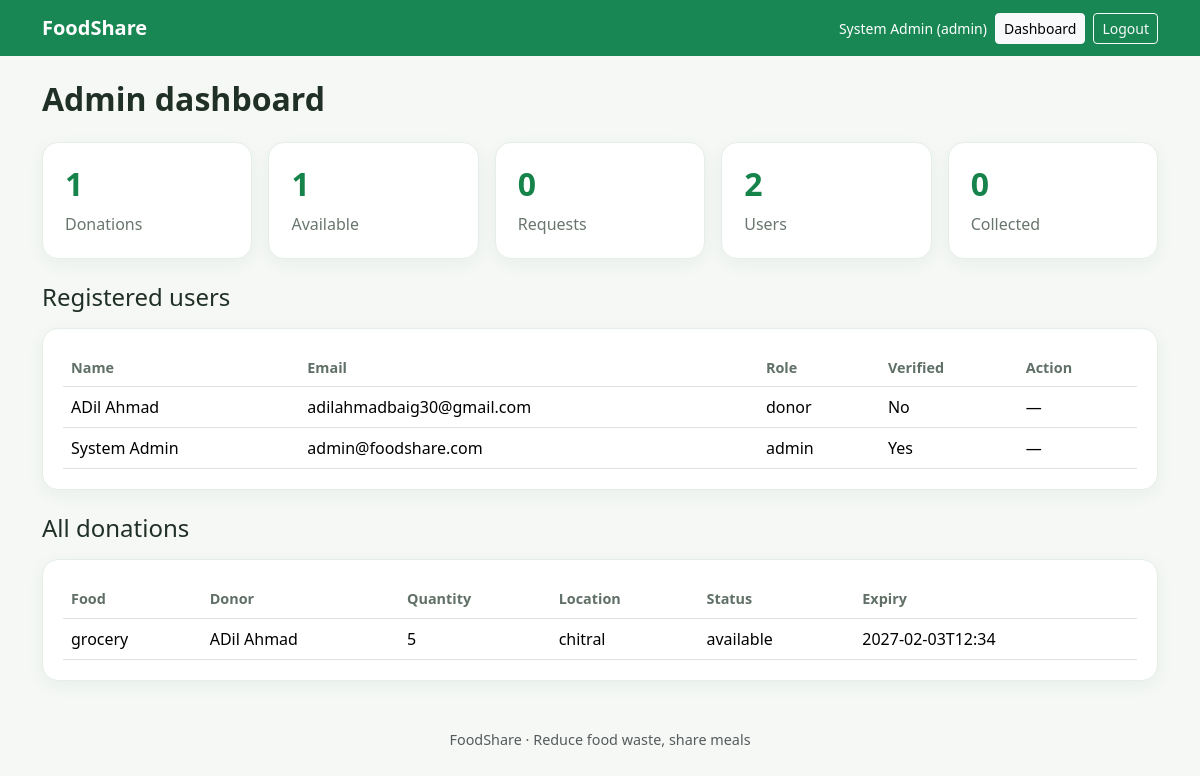
The app's page /dashboard (signed in) with its own data.
### tables this page shows
CREATE TABLE users (
            id INTEGER PRIMARY KEY AUTOINCREMENT,
            name TEXT NOT NULL,
            email TEXT UNIQUE NOT NULL,
            password TEXT NOT NULL,
            role TEXT NOT NULL CHECK(role IN ('admin','donor','receiver')),
            verified INTEGER NOT NULL DEFAULT 0
        );

CREATE TABLE donations (
            id INTEGER PRIMARY KEY AUTOINCREMENT,
            donor_id INTEGER NOT NULL,
            food_name TEXT NOT NULL,
            category TEXT NOT NULL,
            quantity INTEGER NOT NULL,
            description TEXT,
            pickup_location TEXT NOT NULL,
            expiry TEXT NOT NULL,
            status TEXT NOT NULL DEFAULT 'available',
            created_at TEXT NOT NULL,
            FOREIGN KEY(donor_id) REFERENCES users(id)
        );

### app.py (the view, shortened to what this page needs)
@app.route("/dashboard")
@login_required
def dashboard():
    now = datetime.now().strftime("%Y-%m-%dT%H:%M")
    with get_db() as db:
        role = session["role"]
        if role == "admin":
            stats = {
                "donations": db.execute("SELECT COUNT(*) FROM donations").fetchone()[0],
                "available": db.execute("SELECT COUNT(*) FROM donations WHERE status='available' AND expiry>?", (now,)).fetchone()[0],
                "requests": db.execute("SELECT COUNT(*) FROM requests").fetchone()[0],
                "users": db.execute("SELECT COUNT(*) FROM users").fetchone()[0],
                "collected": db.execute("SELECT COUNT(*) FROM donations WHERE status='collected'").fetchone()[0]
            }
            donations = db.execute("""
                SELECT d.*, u.name AS donor_name FROM donations d
                JOIN users u ON u.id=d.donor_id ORDER BY d.id DESC
            """).fetchall()
            users = db.execute("SELECT id,name,email,role,verified FROM users ORDER BY id DESC").fetchall()
            return render_template("admin_dashboard.html", stats=stats, donations=donations, users=users)
    return render_template("receiver_dashboard.html", donations=donations, my_requests=my_requests)

### app.py (called while the page is built)
def get_db():
    conn = sqlite3.connect(DB_PATH)
    conn.row_factory = sqlite3.Row
    conn.execute("PRAGMA foreign_keys = ON")
    return conn

def login_required(fn):
    @wraps(fn)
    def wrapper(*args, **kwargs):
        if "user_id" not in session:
            flash("Please log in first.", "warning")
            return redirect(url_for("login"))
        return fn(*args, **kwargs)
    return wrapper

### templates/admin_dashboard.html
{% extends "base.html" %}{% block title %}Admin Dashboard{% endblock %}
{% block content %}
<h2 class="fw-bold mb-4">Admin dashboard</h2>
<div class="row g-3 mb-4">
{% for label,value in [('Donations',stats.donations),('Available',stats.available),('Requests',stats.requests),('Users',stats.users),('Collected',stats.collected)] %}
<div class="col-6 col-lg"><div class="stat-card"><h2>{{ value }}</h2><p>{{ label }}</p></div></div>
{% endfor %}
</div>
<h4 class="mb-3">Registered users</h4>
<div class="content-card table-responsive mb-4"><table class="table align-middle mb-0"><thead><tr><th>Name</th><th>Email</th><th>Role</th><th>Verified</th><th>Action</th></tr></thead><tbody>
{% for u in users %}<tr><td>{{ u.name }}</td><td>{{ u.email }}</td><td>{{ u.role }}</td><td>{{ 'Yes' if u.verified else 'No' }}</td><td>
{% if u.role == 'receiver' and not u.verified %}<form method="post" action="{{ url_for('verify_user', user_id=u.id) }}"><button class="btn btn-sm btn-success">Verify</button></form>{% else %}—{% endif %}
</td></tr>{% endfor %}
</tbody></table></div>
<h4 class="mb-3">All donations</h4>
<div class="content-card table-responsive"><table class="table mb-0"><thead><tr><th>Food</th><th>Donor</th><th>Quantity</th><th>Location</th><th>Status</th><th>Expiry</th></tr></thead><tbody>
{% for d in donations %}<tr><td>{{ d.food_name }}</td><td>{{ d.donor_name }}</td><td>{{ d.quantity }}</td><td>{{ d.pickup_location }}</td><td>{{ d.status }}</td><td>{{ d.expiry }}</td></tr>
{% else %}<tr><td colspan="6">No donations yet.</td></tr>{% endfor %}
</tbody></table></div>
{% endblock %}

### templates/base.html (shortened to what this page needs)
<!doctype html>
<html lang="en">
<head>
  <link href="https://cdn.jsdelivr.net/npm/bootstrap@5.3.3/dist/css/bootstrap.min.css" rel="stylesheet">
  <link rel="stylesheet" href="{{ url_for('static', filename='style.css') }}">
</head>
<body>
<nav class="navbar navbar-expand-lg navbar-dark bg-success">
  <div class="container">
    <a class="navbar-brand fw-bold" href="{{ url_for('index') }}">FoodShare</a>
    <div class="ms-auto d-flex gap-2 align-items-center">
      {% if session.get('user_id') %}
        <span class="text-white small">{{ session.get('name') }} ({{ session.get('role') }})</span>
        <a class="btn btn-light btn-sm" href="{{ url_for('dashboard') }}">Dashboard</a>
        <a class="btn btn-outline-light btn-sm" href="{{ url_for('logout') }}">Logout</a>
      {% else %}
        <a class="btn btn-outline-light btn-sm" href="{{ url_for('login') }}">Login</a>
        <a class="btn btn-light btn-sm" href="{{ url_for('register') }}">Register</a>
      {% endif %}
    </div>
  </div>
</nav>
<main class="container py-4">
  {% block content %}{% endblock %}
</main>
<footer class="text-center text-muted py-4">FoodShare · Reduce food waste, share meals</footer>
</body>
</html>

### static/style.css (style rules this page uses)
body { background: #f5f8f5; color: #203027; }
.stat-card, .content-card, .form-card { background: white; border: 1px solid #e5eee7; border-radius: 16px; padding: 22px; box-shadow: 0 5px 18px rgba(25,70,40,.05); }
.stat-card h2 { color: #16834b; font-weight: 800; font-size: 2rem; }
.stat-card p { color: #68766d; margin: 0; }
.content-card { padding: 20px; }
.table th { color: #607067; font-size: .9rem; }
footer { font-size: .9rem; }

### records on screen
users: get "System Admin", get "admin", name "System Admin", email "admin@foodshare.com", role "admin", verified "Yes"
donations: id "1", status "Available", food_name "grocery", donor_name "ADil Ahmad", quantity "5", pickup_location "chitral", status "available", expiry "2027-02-03T12:34"
users: name "ADil Ahmad", email "adilahmadbaig30@gmail.com", role "donor", verified "No"

### other values on screen
{{ value }} "1" "0" "2" "0"
{{ label }} "Donations" "Requests" "Users" "Collected"
